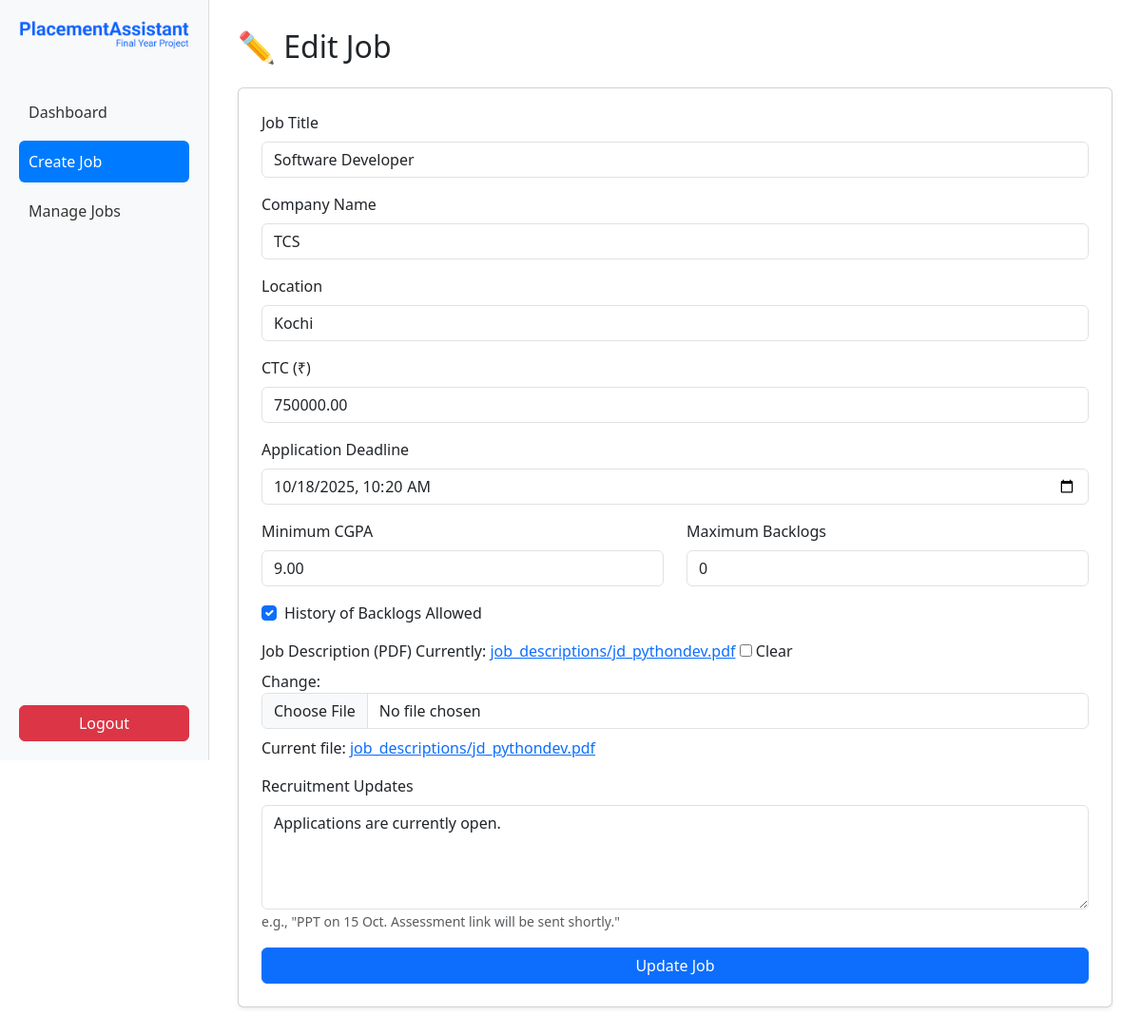
Page /jobs/edit/7/ (signed in) on the committed database.
### jobs/models.py (models this page shows, shortened)
class Job(models.Model):
    SLAB_CHOICES = [
        (1, "Slab 1 (< 6 LPA)"),
        (2, "Slab 2 (6–12 LPA)"),
        (3, "Slab 3 (>= 12 LPA)"),
    ]
    STATUS_CHOICES = [
        ('open', 'Applications Open'),
        ('progress', 'In Progress'),
        ('closed', 'Completed'),
    ]
    title = models.CharField(max_length=255)
    company_name = models.CharField(max_length=255)
    location = models.CharField(max_length=255)
    ctc = models.DecimalField(max_digits=10, decimal_places=2)  # LPA
    slab = models.IntegerField(choices=SLAB_CHOICES, blank=True, null=True)
    deadline = models.DateTimeField()
    min_cgpa = models.DecimalField(max_digits=4, decimal_places=2)
    max_backlogs = models.IntegerField(default=0)
    history_allowed = models.BooleanField(default=True)
    jd_file = models.FileField(upload_to="job_descriptions/",null=True, blank=True)
    created_by = models.ForeignKey(User, on_delete=models.CASCADE, related_name="posted_jobs")
    created_at = models.DateTimeField(auto_now_add=True)
    status = models.CharField(max_length=20, choices=STATUS_CHOICES, default='open')
    recruitment_updates = models.TextField(default="Applications are currently open.", blank=True)

### jobs/views.py (the view)
# urls.py: path("edit/<int:job_id>/", views.edit_job, name="edit_job"),
@login_required
def edit_job(request, job_id):
    job = get_object_or_404(Job, id=job_id)
    if request.method == 'POST':
        form = JobForm(request.POST, request.FILES, instance=job)
        if form.is_valid():
            form.save()
            return redirect('manage_jobs')
    else:
        form = JobForm(instance=job)
    return render(request, 'jobs/post_job.html', {'form': form, 'edit_mode': True, 'job': job})

### jobs/forms.py
class JobForm(forms.ModelForm):
    class Meta:
        model = Job
        fields = [
            "title", "company_name", "location", "ctc", "deadline",
            "min_cgpa", "max_backlogs", "history_allowed", "jd_file","recruitment_updates"
        ]
        widgets = {
            "deadline": forms.DateTimeInput(attrs={"type": "datetime-local"}),
        }

### jobs/templates/jobs/post_job.html (shortened to what this page needs)
{% load static %}
{% load widget_tweaks %}
<!DOCTYPE html>
<html lang="en">
<head>
  <link href="https://cdn.jsdelivr.net/npm/bootstrap@5.3.2/dist/css/bootstrap.min.css" rel="stylesheet">
</head>
<body>
  <div class="d-flex">
    <div class="sidebar">
      <div>
        <div class="logo-container">
          <img src="{% static 'images/logo.png' %}" alt="PlacementAssistant Logo" class="img-fluid logo-img">
        </div>
        <br>
        <a href="{% url 'coordinator_dashboard' %}" >Dashboard</a>
        <a href="{% url 'post_job' %}" class="active">Create Job</a>
        <a href="{% url 'manage_jobs' %}">Manage Jobs</a>
      </div>
      <form method="post" action="/">
        <button type="submit" class="btn btn-danger w-100 mt-3">Logout</button>
      </form>
    </div>
    <div class="main-content">
      <h2 class="mb-4">
        {% if edit_mode %}✏️ Edit Job{% else %}📌 Post New Job{% endif %}
      </h2>
      <div class="card shadow-sm p-4">
        <form method="post" enctype="multipart/form-data">
          <div class="mb-3">
            <label for="id_title" class="form-label">Job Title</label>
            {{ form.title|add_class:"form-control" }}
          </div>
          <div class="mb-3">
            <label for="id_company_name" class="form-label">Company Name</label>
            {{ form.company_name|add_class:"form-control" }}
          </div>
          <div class="mb-3">
            <label for="id_location" class="form-label">Location</label>
            {{ form.location|add_class:"form-control" }}
          </div>
          <div class="mb-3">
            <label for="id_ctc" class="form-label">CTC (₹)</label>
            {{ form.ctc|add_class:"form-control" }}
          </div>
          <div class="mb-3">
            <label for="id_deadline" class="form-label">Application Deadline</label>
            {{ form.deadline|add_class:"form-control" }}
          </div>
          <div class="row">
            <div class="col-md-6 mb-3">
              <label for="id_min_cgpa" class="form-label">Minimum CGPA</label>
              {{ form.min_cgpa|add_class:"form-control" }}
            </div>
            <div class="col-md-6 mb-3">
              <label for="id_max_backlogs" class="form-label">Maximum Backlogs</label>
              {{ form.max_backlogs|add_class:"form-control" }}
            </div>
          </div>
          <div class="form-check mb-3">
            {{ form.history_allowed|add_class:"form-check-input" }}
            <label for="id_history_allowed" class="form-check-label">History of Backlogs Allowed</label>
          </div>
          <div class="mb-3">
            <label for="id_jd_file" class="form-label">Job Description (PDF)</label>
            {{ form.jd_file|add_class:"form-control" }}
            {% if edit_mode and job.jd_file %}
              <p class="mt-2">
                Current file:
                <a href="{{ job.jd_file.url }}" target="_blank">{{ job.jd_file.name }}</a>
              </p>
            {% endif %}
          </div>
           <div class="mb-3">
                <label for="id_recruitment_updates" class="form-label">Recruitment Updates</label>
                {{ form.recruitment_updates|add_class:"form-control"|attr:"rows:4" }}
                <small class="form-text text-muted">e.g., "PPT on 15 Oct. Assessment link will be sent shortly."</small>
            </div>
          <button type="submit" class="btn btn-primary w-100">
            {% if edit_mode %}Update Job{% else %}Submit Job{% endif %}
          </button>
        </form>
      </div>
    </div>
  </div>
</body>
</html>

### jobs/templates/jobs/post_job.html (style rules this page uses)
body { font-family: 'Segoe UI', sans-serif; }
.sidebar { width: 220px; height: 100vh; background: #f8f9fa; border-right: 1px solid #ddd; padding: 20px; display: flex; flex-direction: column; position: sticky; top: 0; }
.sidebar form { margin-top: auto !important; padding-top: 10px; }
.sidebar a { display: block; color: #333; padding: 10px; text-decoration: none; border-radius: 6px; margin-bottom: 8px; }
.sidebar a.active { background: #007bff; color: #fff; }
.sidebar form { margin-top: auto; }
.main-content { flex: 1; padding: 30px; }
.logo-container { text-align: center; margin-bottom: 20px; }
.logo-img { max-width: 100%; height: auto; max-height: 40px; }

### rows in the picture
Job: title "Software Developer", company_name "TCS", location "Kochi", ctc "750000.00", deadline "10/18/2025 10:20", min_cgpa "9.00", max_backlogs "0", history_allowed "☑", jd_file.name "job_descriptions/jd_pythondev.pdf", recruitment_updates "Applications are currently open."
